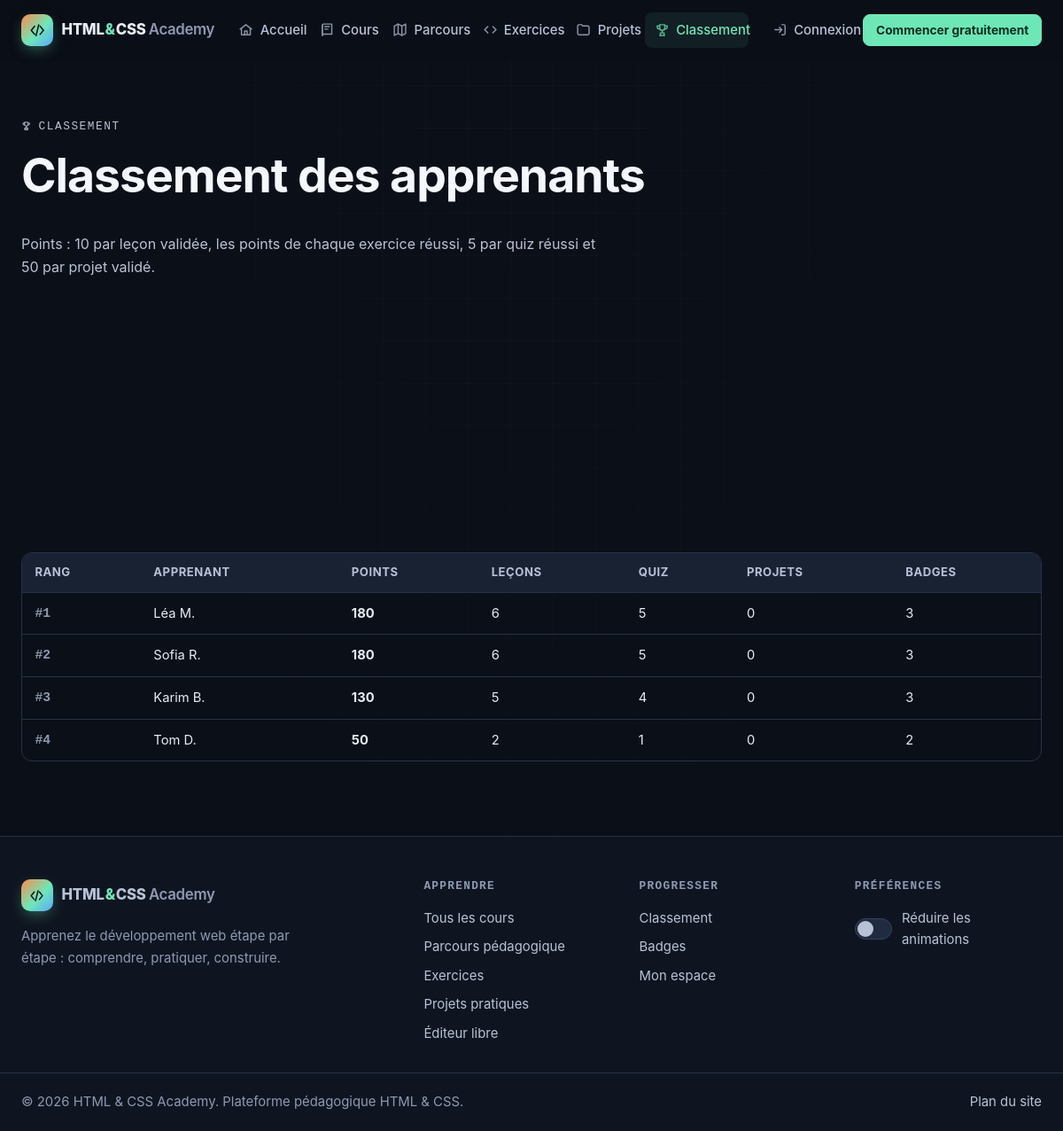
/leaderboard.php, run on an earlier commit of the app's database.
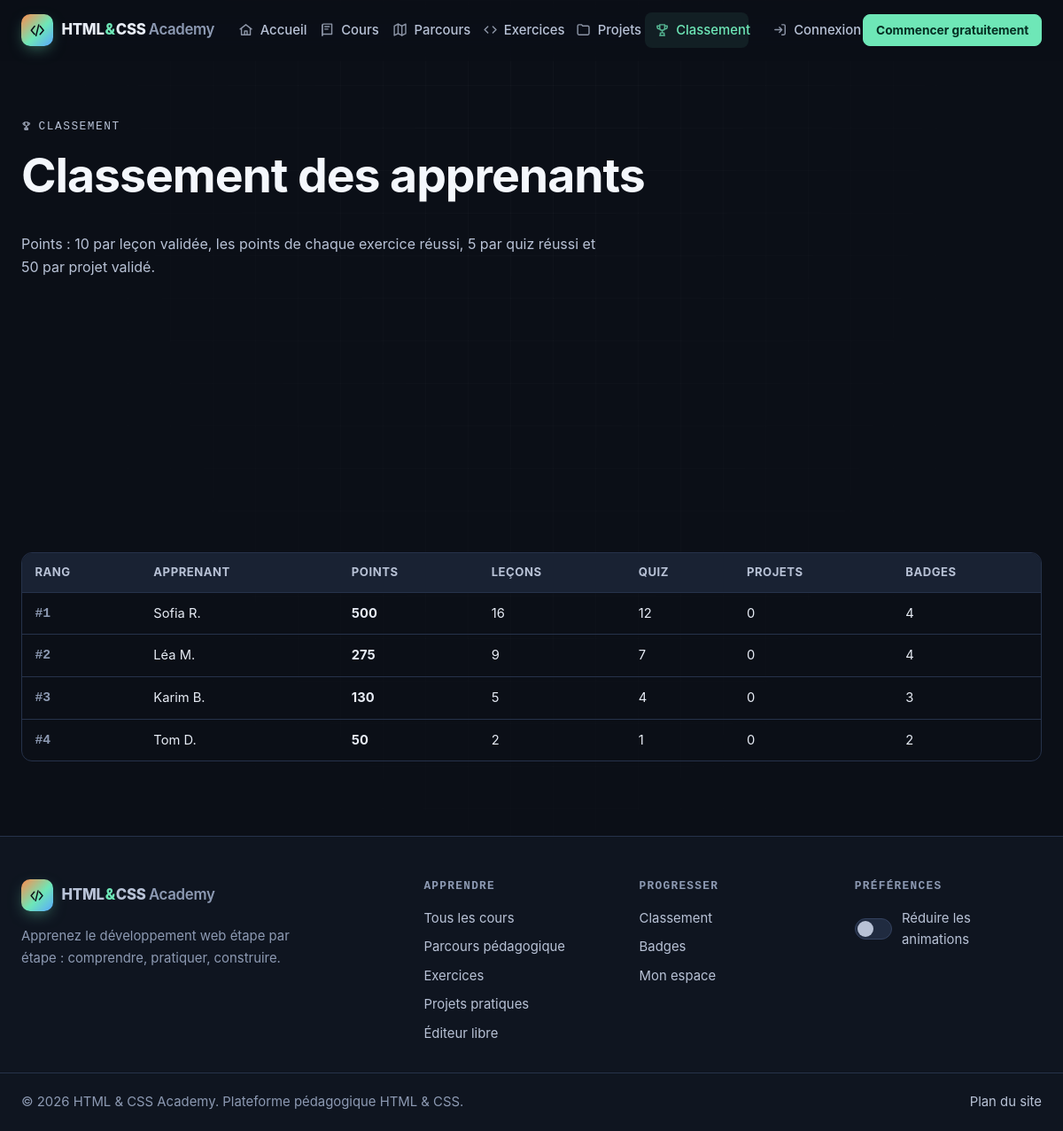
And on a later commit of the database.
### tables this page shows
CREATE TABLE users (
  id               INT UNSIGNED NOT NULL AUTO_INCREMENT,
  first_name       VARCHAR(60)  NOT NULL,
  last_name        VARCHAR(60)  NOT NULL,
  email            VARCHAR(190) NOT NULL,
  password_hash    VARCHAR(255) NOT NULL,
  role             ENUM('student','admin') NOT NULL DEFAULT 'student',
  is_active        TINYINT(1)   NOT NULL DEFAULT 1,
  bio              VARCHAR(500) NULL,
  last_login_at    DATETIME     NULL,
  last_activity_at DATETIME     NULL,
  created_at       DATETIME     NOT NULL DEFAULT CURRENT_TIMESTAMP,
  updated_at       DATETIME     NOT NULL DEFAULT CURRENT_TIMESTAMP ON UPDATE CURRENT_TIMESTAMP,
  PRIMARY KEY (id),
  UNIQUE KEY uq_users_email (email),
  KEY idx_users_role (role),
  KEY idx_users_created (created_at)
);

### includes/bootstrap.php (called while the page is built, shortened)
<?php
spl_autoload_register(static function (string $class): void {
    $file = ROOT_PATH . '/includes/classes/' . basename(str_replace('\\', '/', $class)) . '.php';
});
require ROOT_PATH . '/includes/functions.php';
require ROOT_PATH . '/includes/auth.php';

### config/database.php (called while the page is built, shortened)
<?php
$env = static fn (string $key, $default = null) => ($v = getenv($key)) !== false ? $v : $default;
$database = [
    'host'     => $env('DB_HOST', '127.0.0.1'),
    'port'     => (int) $env('DB_PORT', 3306),
    'socket'   => $env('DB_SOCKET', ''),
    'name'     => $env('DB_NAME', 'html_css_academy'),
    'user'     => $env('DB_USER', 'root'),
    'pass'     => $env('DB_PASS', ''),
    'charset'  => 'utf8mb4',
];
$local = __DIR__ . '/local.php';
return $database;

### includes/classes/Database.php (called while the page is built, shortened)
<?php
final class Database
{
    private static ?PDO $pdo = null;
    public static function connection(): PDO
    {
        if (self::$pdo === null) {
            $cfg = require ROOT_PATH . '/config/database.php';
            $dsn = $cfg['socket'] !== ''
                ? sprintf('mysql:unix_socket=%s;dbname=%s;charset=%s', $cfg['socket'], $cfg['name'], $cfg['charset'])
                : sprintf('mysql:host=%s;port=%d;dbname=%s;charset=%s', $cfg['host'], $cfg['port'], $cfg['name'], $cfg['charset']);
            self::$pdo = new PDO($dsn, $cfg['user'], $cfg['pass'], [
                PDO::ATTR_ERRMODE            => PDO::ERRMODE_EXCEPTION,
                PDO::ATTR_DEFAULT_FETCH_MODE => PDO::FETCH_ASSOC,
                PDO::ATTR_EMULATE_PREPARES   => false,
                PDO::ATTR_STRINGIFY_FETCHES  => false,
            ]);
            self::$pdo->exec("SET time_zone = '" . (new DateTime())->format('P') . "'");
        }
        return self::$pdo;
    }
    public static function run(string $sql, array $params = []): PDOStatement
    {
        $stmt = self::connection()->prepare($sql);
        $stmt->execute($params);
        return $stmt;
    }
    public static function fetchAll(string $sql, array $params = []): array
    {
        return self::run($sql, $params)->fetchAll();
    }
}

### includes/classes/UserModel.php (called while the page is built, shortened)
<?php
final class UserModel
{
    public static function leaderboard(int $limit = 50): array
    {
        return Database::fetchAll(
            "SELECT u.id, u.first_name, u.last_name,
                    COALESCE(l.cnt, 0) AS lessons,
                    COALESCE(x.pts, 0) AS exercise_points,
                    COALESCE(q.cnt, 0) AS quizzes,
                    COALESCE(pr.cnt, 0) AS projects,
                    COALESCE(b.cnt, 0) AS badges,
                    COALESCE(l.cnt, 0) * 10 + COALESCE(x.pts, 0) + COALESCE(q.cnt, 0) * 5 + COALESCE(pr.cnt, 0) * 50 AS points
             FROM users u
             LEFT JOIN (SELECT user_id, COUNT(*) cnt FROM user_progress WHERE status = 'completed' GROUP BY user_id) l ON l.user_id = u.id
             LEFT JOIN (SELECT a.user_id, SUM(e.points) pts
                        FROM (SELECT DISTINCT user_id, exercise_id FROM exercise_attempts WHERE is_correct = 1) a
                        JOIN exercises e ON e.id = a.exercise_id GROUP BY a.user_id) x ON x.user_id = u.id
             LEFT JOIN (SELECT user_id, COUNT(DISTINCT lesson_id) cnt FROM quiz_results WHERE passed = 1 GROUP BY user_id) q ON q.user_id = u.id
             LEFT JOIN (SELECT user_id, COUNT(*) cnt FROM project_submissions WHERE status IN ('validated','approved') GROUP BY user_id) pr ON pr.user_id = u.id
             LEFT JOIN (SELECT user_id, COUNT(*) cnt FROM user_badges GROUP BY user_id) b ON b.user_id = u.id
             WHERE u.is_active = 1 AND u.role = 'student'
             HAVING points > 0
             ORDER BY points DESC, badges DESC, u.id ASC
             LIMIT " . (int) $limit
        );
    }
}

### includes/auth.php (called while the page is built, shortened)
<?php
function current_user(): ?array
{
    static $cache = false;
    if ($cache !== false) {
        return $cache;
    }
    $id = $_SESSION['user_id'] ?? null;
    if (!$id) {
        return $cache = null;
    }
    $user = UserModel::find((int) $id);
    return $cache = $user;
}
function user_id(): ?int
{
    $u = current_user();
    return $u ? (int) $u['id'] : null;
}

### leaderboard.php (the view, shortened to what the changed rows need)
<?php
require __DIR__ . '/includes/bootstrap.php';
$rows = UserModel::leaderboard(50);
$me = user_id();
$display = static fn (array $r) => $r['first_name'] . ' ' . mb_substr($r['last_name'], 0, 1) . '.';
$activeNav = 'leaderboard';
require ROOT_PATH . '/includes/header.php';
?>
<header class="page-head container">
  <h1>Classement des apprenants</h1>
</header>
<div class="container">
  <?php if (!$rows): ?>
    <p class="empty"><?= icon('trophy') ?><br>Le classement est encore vide : soyez le premier à marquer des points !</p>
  <?php else: ?>
    <div class="table-wrap">
      <table class="table">
        <thead><tr><th scope="col">Rang</th><th scope="col">Apprenant</th><th scope="col">Points</th><th scope="col">Leçons</th><th scope="col">Quiz</th><th scope="col">Projets</th><th scope="col">Badges</th></tr></thead>
        <tbody>
          <?php foreach ($rows as $i => $r): ?>
            <tr class="<?= (int) $r['id'] === $me ? 'is-me' : '' ?>">
              <td class="rank-cell">#<?= $i + 1 ?></td>
              <td><?= e($display($r)) ?><?= (int) $r['id'] === $me ? ' <span class="tag tag--success">Vous</span>' : '' ?></td>
              <td><strong><?= (int) $r['points'] ?></strong></td>
              <td><?= (int) $r['lessons'] ?></td>
              <td><?= (int) $r['quizzes'] ?></td>
              <td><?= (int) $r['projects'] ?></td>
              <td><?= (int) $r['badges'] ?></td>
            </tr>
          <?php endforeach; ?>
        </tbody>
      </table>
    </div>
  <?php endif; ?>
</div>
<?php require ROOT_PATH . '/includes/footer.php'; ?>

### includes/navbar.php (shortened to what the changed rows need)
<?php
$activeNav ??= '';
$navItems = [
    'home'        => ['Accueil', route('home'), 'home'],
    'courses'     => ['Cours', route('courses'), 'book'],
    'path'        => ['Parcours', route('path'), 'map'],
    'exercises'   => ['Exercices', route('exercises'), 'code'],
    'projects'    => ['Projets', route('projects'), 'folder'],
    'leaderboard' => ['Classement', route('leaderboard'), 'trophy'],
];
?>
<header class="site-header" data-header>
  <div class="container site-header__inner">
      <span class="brand__mark"><?= icon('logo') ?></span>
    <nav class="main-nav" id="main-nav" aria-label="Navigation principale" data-nav>
      <ul class="main-nav__list">
        <?php foreach ($navItems as $key => [$label, $href, $ico]): ?>
          <li><a class="main-nav__link<?= $activeNav === $key ? ' is-active' : '' ?>" href="<?= e($href) ?>"<?= $activeNav === $key ? ' aria-current="page"' : '' ?>><?= icon($ico) ?><span><?= e($label) ?></span></a></li>
        <?php endforeach; ?>
      </ul>
    </nav>
  </div>
</header>

### includes/functions.php (shortened to what the changed rows need)
<?php
function e($value): string
{
    return htmlspecialchars((string) $value, ENT_QUOTES | ENT_SUBSTITUTE, 'UTF-8');
}
function base_path(): string
{
    static $base = null;
    if ($base !== null) {
        return $base;
    }
    $docRoot = realpath($_SERVER['DOCUMENT_ROOT'] ?? '') ?: '';
    $root = realpath(ROOT_PATH) ?: ROOT_PATH;
    if ($docRoot !== '' && str_starts_with($root, $docRoot)) {
        return $base = rtrim(str_replace('\\', '/', substr($root, strlen($docRoot))), '/');
    }
    return $base = '';
}
function url(string $path = ''): string
{
    return base_path() . '/' . ltrim($path, '/');
}
function icon(string $name, string $class = 'icon'): string
{
    return sprintf(
        '<svg class="%s" aria-hidden="true" focusable="false"><use href="%s#%s"></use></svg>',
        e($class),
        e(url('assets/icons/sprite.svg')),
        e($name)
    );
}

What changed in the data, as far as the page shows it:
changed users "Sofia R.": points "180" → "500"; lessons "6" → "16"; quizzes "5" → "12"; badges "3" → "4"; moves up the list
changed users "Léa M.": points "180" → "275"; lessons "6" → "9"; quizzes "5" → "7"; badges "3" → "4"
